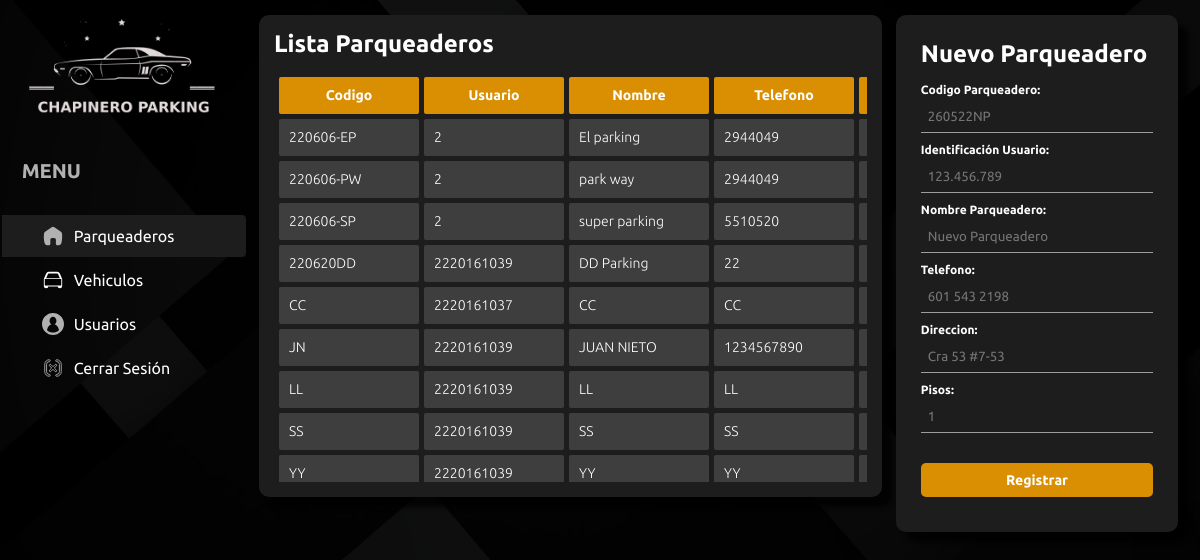
/create-parking.php (signed in), run on the app's committed database.
### tables this page shows
CREATE TABLE `parqueadero` (
  `codigo_parqueadero` varchar(100) NOT NULL,
  `codigo_usuario` varchar(100) DEFAULT NULL,
  `nombre_parqueadero` varchar(100) DEFAULT NULL,
  `telefono` varchar(100) DEFAULT NULL,
  `direccion` varchar(100) DEFAULT NULL,
  `pisos` int(100) DEFAULT NULL
);

### create-parking.php (the view, shortened to what this page needs)
<?php
include_once 'model/conexion.php';
include 'views/header.php';
?>
    <div class="middle-cp">
        <div class="tabla-parking">
            <h2>Lista Parqueaderos</h2>
            <div class="contenedor-tabla">
                <table>
                    <thead>
                        <tr>
                            <th scope="col">Codigo</th>
                            <th scope="col">Usuario</th>
                            <th scope="col">Nombre</th>
                            <th scope="col">Telefono</th>
                            <th scope="col">Dirección</th>
                        </tr>
                    </thead>
                    <tbody>
                        <?php
                        $sentenciaParqueadero = $bd->query("select * from parqueadero");
                        $Parqueadero = $sentenciaParqueadero->fetchAll(PDO::FETCH_OBJ);
                        foreach ($Parqueadero as $datoParqueadero) {
                        ?>
                            <tr>
                                    <td>
                                        <p><?php echo $datoParqueadero->codigo_parqueadero; ?></p>
                                    </td>
                                    <td>
                                        <p><?php echo $datoParqueadero->codigo_usuario; ?></p>
                                    </td>
                                    <td>
                                        <?php echo $datoParqueadero->nombre_parqueadero; ?>
                                    </td>
                                    <td>
                                        <?php echo $datoParqueadero->telefono; ?>
                                    </td>
                                    <td>
                                    </td>
                            </tr>
                        <?php
                        }
                        ?>
                    </tbody>
                </table>
            </div>
        </div>
    </div>
    <div class="formulario-crear">
        <h2>Nuevo Parqueadero</h2>
        <form class="p-4" method="POST" action="controller/create-parking/registrar-parqueadero.php">
            <label>Codigo Parqueadero: </label>
            <input type="text" placeholder="260522NP" id="numero-pisos" name="txtCodParqueadero" required>
            <label>Identificación Usuario: </label>
            <input type="text" placeholder="123.456.789" name="txtCodUsuario" required>
            <label>Nombre Parqueadero: </label>
            <input type="text" placeholder="Nuevo Parqueadero" name="txtNombreParqueadero" required>
            <label>Telefono: </label>
            <input type="text" name="txtTelefono" placeholder="601 543 2198" required>
            <label>Direccion: </label>
            <input type="text" name="txtDireccion" placeholder="Cra 53 #7-53" required>
            <label>Pisos: </label>
            <input type="number" id="numero-pisos" placeholder="1" name="txtPisos" required>
            <input type="submit" class="btn-primary" value="Registrar">
        </form>
    </div>
<?php include 'views/footer.php' ?>

### public/style/style.css (style rules this page uses)
* { margin: 0; font-family: 'Ubuntu', sans-serif; color: #fff; }
body { background: url("../img/fondo-login.jpg") no-repeat center/cover; min-height: 100vh; }
body:before { content: ""; width: 100%; height: 100%; min-height: 100vh; position: absolute; background-color: rgba(0, 0, 0, 0.9); z-index: -1; top: 0; left: 0; }
body .contenedor-cp .middle-cp { width: calc(55% - 20px); }
body .contenedor-cp .middle-cp .tabla-parking { background: #1d1d1d; width: 100%; padding: 15px; -webkit-box-sizing: border-box; box-sizing: border-box; border-radius: 10px; -webkit-box-shadow: 10px 10px 5px 0px rgba(0, 0, 0, 0.75); box-shadow: 10px 10px 5px 0px rgba(0, 0, 0, 0.75); }
body .contenedor-cp .middle-cp .tabla-parking h2 { margin-bottom: 14px; }
body .contenedor-cp .contenedor-tabla { overflow-x: scroll; max-height: 400px; padding-bottom: 10px; }
body .contenedor-cp table { min-width: 100%; border-collapse: separate; border-spacing: 5px; }
body .contenedor-cp table thead tr th { background-color: #da8f03; width: -webkit-max-content; width: -moz-max-content; width: max-content; text-align: center; font-weight: 700; }
body .contenedor-cp table tbody tr td { background-color: #3e3e3e; }
body .contenedor-cp table th, body .contenedor-cp table td { padding: 10px; min-width: 140px; -webkit-box-sizing: border-box; box-sizing: border-box; font-size: 14px; font-weight: 300; line-height: 17px; border-radius: 2px; -webkit-transition: .5s; transition: .5s; }
body .contenedor-cp .formulario-crear { width: calc(25% - 10px); background: #1d1d1d; padding: 25px; -webkit-box-sizing: border-box; box-sizing: border-box; border-radius: 10px; -webkit-box-shadow: 10px 10px 5px 0px rgba(0, 0, 0, 0.75); box-shadow: 10px 10px 5px 0px rgba(0, 0, 0, 0.75); }
body .contenedor-cp .formulario-crear h2 { margin-bottom: 15px; }
body .contenedor-cp .formulario-crear form label { color: #fff; font-size: 12px; text-align: left; display: block; font-weight: 700; margin-bottom: 5px; }
body .contenedor-cp .formulario-crear form input { width: 100%; margin: 0 auto 10px; max-width: 320px; background-color: transparent; border: solid 0 transparent; border-bottom: solid 1px rgba(255, 255, 255, 0.57); padding: 8px 7px 8px; -webkit-box-sizing: border-box; box-sizing: border-box; }
body .contenedor-cp .formulario-crear form input.btn-primary { margin-top: 20px; font-weight: 700; font-size: 14px; background-color: #da8f03; border: solid 1px transparent; border-radius: 5px; -webkit-transition: .5s; transition: .5s; cursor: pointer; }

### data on the page
parqueadero: codigo_parqueadero "220606-EP", codigo_usuario "2", nombre_parqueadero "El parking", telefono "2944049"
parqueadero: codigo_parqueadero "220606-PW", codigo_usuario "2", nombre_parqueadero "park way", telefono "2944049"
parqueadero: codigo_parqueadero "220606-SP", codigo_usuario "2", nombre_parqueadero "super parking", telefono "5510520"
parqueadero: codigo_parqueadero "220620DD", codigo_usuario "2220161039", nombre_parqueadero "DD Parking", telefono "22"
parqueadero: codigo_parqueadero "CC", codigo_usuario "2220161037", nombre_parqueadero "CC", telefono "CC"
parqueadero: codigo_parqueadero "JN", codigo_usuario "2220161039", nombre_parqueadero "JUAN NIETO", telefono "1234567890"
parqueadero: codigo_parqueadero "LL", codigo_usuario "2220161039", nombre_parqueadero "LL", telefono "LL"
parqueadero: codigo_parqueadero "SS", codigo_usuario "2220161039", nombre_parqueadero "SS", telefono "SS"
parqueadero: codigo_parqueadero "YY", codigo_usuario "2220161039", nombre_parqueadero "YY", telefono "YY"
